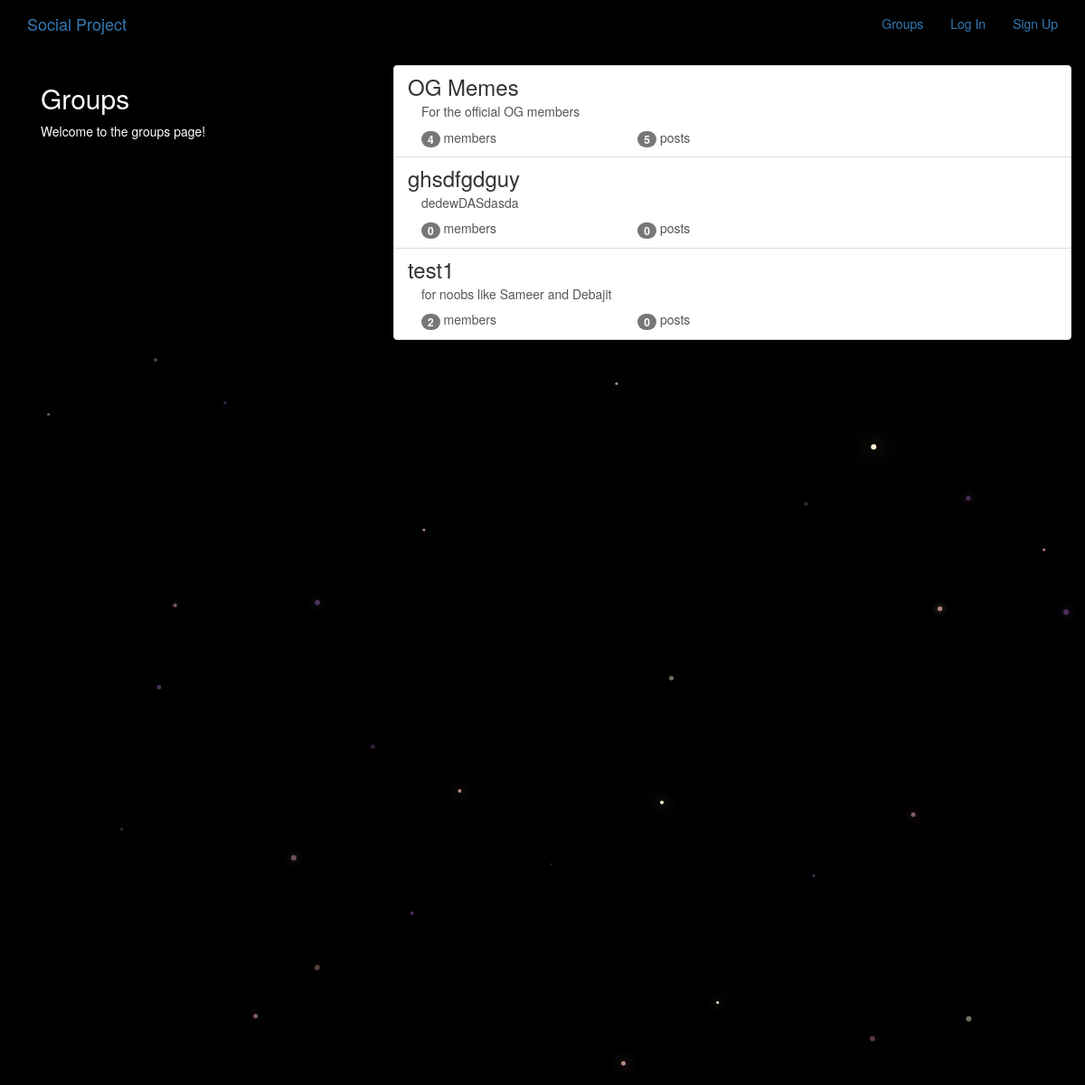
The app's page /groups/ with its own data.
### groups/models.py (models this page shows, shortened)
class Group(models.Model):
    name = models.CharField(max_length=255)
    slug = models.SlugField(allow_unicode=True,unique=True)
    description = models.TextField(blank=True,default='')
    description_html = models.TextField(editable=False,default='',blank=True)
    members = models.ManyToManyField(User,through='GroupMember')
    class Meta:
        ordering = ['name']

### groups/views.py (the view)
class ListGroups(generic.ListView):
    model = Group
    context_object_name = 'group_list_context'
    template_name = 'groups/group_list.html'

### groups/templates/groups/group_list.html (shortened to what this page needs)
{% extends "groups/group_base.html" %}
{% block pregroup %}
    <div class="col-md-4">
        <div class="content">
            <h2>Groups</h2>
            <p>Welcome to the groups page!</p>
        </div>
    </div>
{% endblock %}
{% block group_content %}
    <div class="col-md-8">
        <div class="list-group">
            {% for group in group_list_context  %}
                <a class="list-group-item" href="{% url 'groups:single' slug=group.slug %}">
                    <h3 class="title list-group-item-heading">{{group.name}}</h3>
                    <div class="list-group-item-text container-fluid">
                        {{group.description_html|safe}}
                        <div class="row">
                            <div class="col-md-4">
                                <span class="badge">
                                    {{group.members.count}}
                                </span>
                                member{{group.members.count|pluralize}}
                            </div>
                            <div class="col-md-4">
                                <span class="badge">
                                    {{group.posts.count}}
                                </span>
                                post{{group.posts.count|pluralize}}
                            </div>
                        </div>
                    </div>
                </a>
            {% endfor %}
        </div>
    </div>
{% endblock %}

### static/social_project/css/master.css (style rules this page uses)
body { margin: 0; overflow: hidden; background-color: black; color: white; }

### records on screen
Group: name "OG Memes", description_html "For the official OG members", members.count "4", posts.count "5"
Group: name "ghsdfgdguy", description_html "dedewDASdasda", members.count "0", posts.count "0"
Group: name "test1", description_html "for noobs like Sameer and Debajit", members.count "2", posts.count "0"
